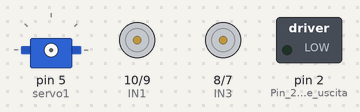
A sketch run on a simulated Arduino Uno, built with avr-gcc and run on an emulated ATmega328P. On the bench: servo, motor-driver pin pairs drawn as motors (green arrow = first pin HIGH = forward, orange = second pin HIGH = backward, longer = more drive, scaled by the enable pin), switched loads named in the sketch (green lamp = pin HIGH).

Above: at 0.1 s.
At 3.1 s:
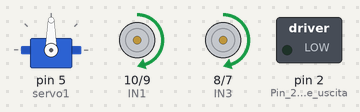
Timing chart, 0 to 4.6 s (numbered marks = the images above):
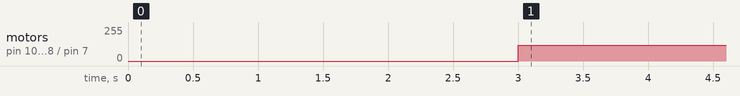

Measured:
- by itself, motor on pin 10 (IN1) / pin 9 (IN2), motor on pin 8 (IN3) / pin 7 (IN4): stopped → forward 120/255 at 3.0 s

The sketch:

servo_accelerometers_control.ino
```cpp
#include <Servo.h> //Includiamo la libreria servo
Servo servo1;      //Nominiamo il nostro servomotore in "servo1"

//  Variabili globali
int pos = 0;
int posprec = 0;
int gradi = 0;
int incremento = 1;  // valore di incremento
int ENA=11; // ENABLE A sul pin 11
int IN1=10; // IN1 sul pin 10
int IN2=9;  // IN2 sul pin 9
int IN3=8;  // IN3 sul pin 8
int IN4=7;  // IN4 sul pin 7
int ENB=6;  // ENABLE B sul pin 6
int velocita = 120; // velocità motori (min 120 max 255, gap compreso)
int rotazione90 = 300; // tempo ritardo rotazione
float cm;              // centimetri in numeri decimali e non interi

//Ciclo programma
void loop()
{
digitalWrite(IN1,1);        // Attiva il pin IN1
digitalWrite(IN2,0);        // Disattiva il pin IN2
digitalWrite(IN3,1);        // Attiva il pin IN3
digitalWrite(IN4,0);        // Disattiva il pin IN4
analogWrite(ENA, velocita); // Attiva il motore A
analogWrite(ENB, velocita); // Attiva il motore B
}

void setup()
{
delay (3000);       //aspetto 3 secondi
servo1.attach(5);   // servo1 sul pin 5
servo1.write (90);  //fermo il servo a 90gradi
posprec = 90;            //imposto la variabile posprec a 90
pinMode(ENA,OUTPUT);     //Pin ENA come uscita
pinMode(ENB,OUTPUT);     //Pin ENB come uscita
pinMode(IN1,OUTPUT);
pinMode(IN2,OUTPUT);
pinMode(IN3,OUTPUT);
pinMode(IN4,OUTPUT);
pinMode(2, OUTPUT);     //Pin 2 come uscita
pinMode(3, INPUT);      //Pin 3 come entrata (lettura sensore)
analogWrite(ENA,0); // blocca il motore A
analogWrite(ENB,0); // blocca il motore B
}
```
